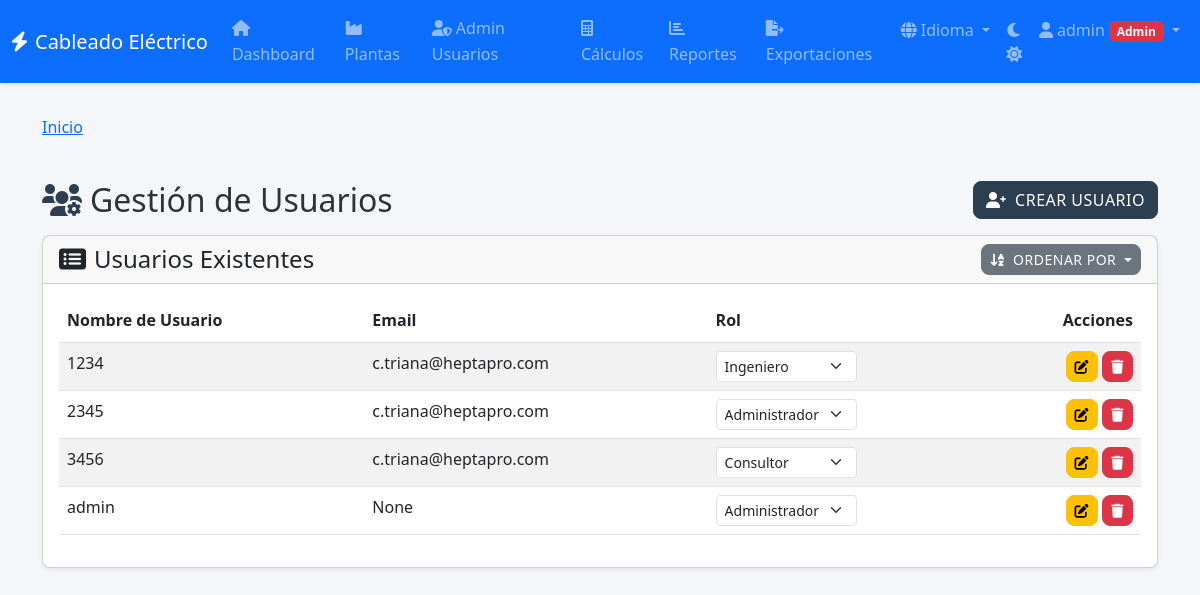
/admin/users (signed in), run on an earlier commit of the app's database.
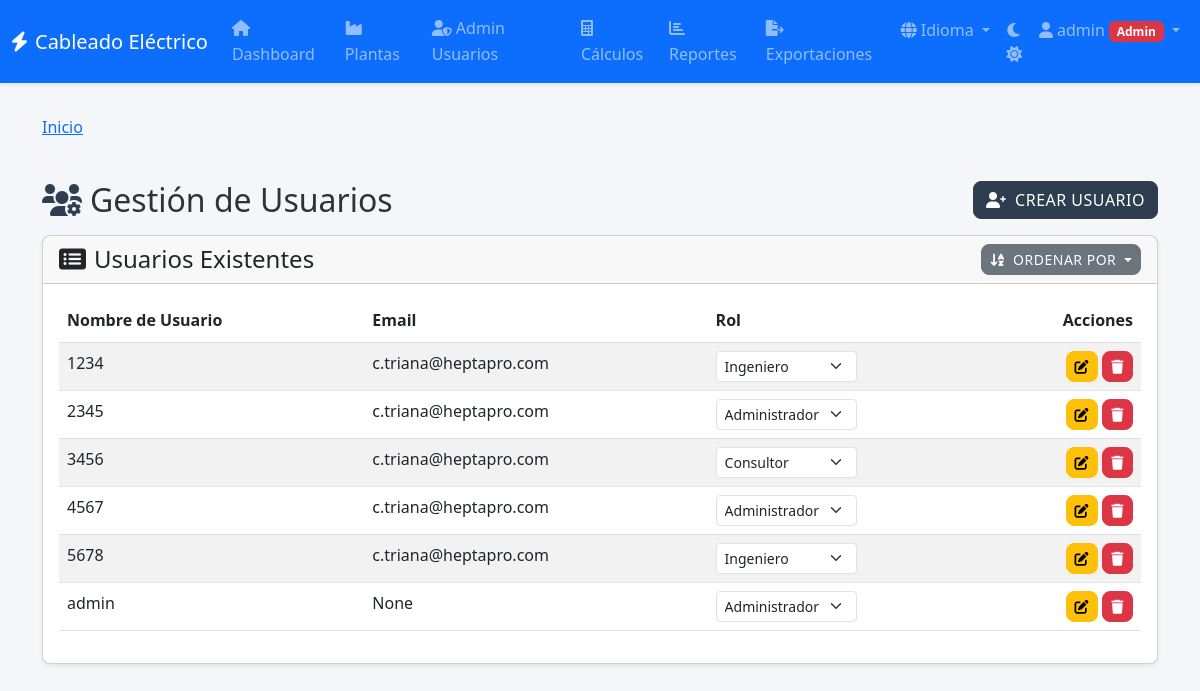
And on a later commit of the database.
### tables this page shows
CREATE TABLE users (
        id INTEGER PRIMARY KEY AUTOINCREMENT,
        username TEXT UNIQUE NOT NULL,
        password TEXT NOT NULL,
        role TEXT NOT NULL CHECK(role IN ('Administrador', 'Ingeniero', 'Consultor'))
    , email TEXT);

### modules/admin.py (the view)
@admin_bp.route('/users', methods=['GET'])
@admin_required
def manage_users():
    sort_by = request.args.get('sort_by', 'username')
    if sort_by not in ['username', 'role', 'email']:
        sort_by = 'username'
    users = g.user_db.execute(f'SELECT id, username, role, email FROM users ORDER BY {sort_by}').fetchall()
    return render_template('admin/users.html', users=users)

### modules/admin.py (called while the page is built)
def admin_required(f):
    @wraps(f)
    def decorated_function(*args, **kwargs):
        if session.get('role') != 'Administrador':
            flash('No tienes permiso para acceder a esta página.', 'danger')
            return redirect(url_for('dashboard'))
        return f(*args, **kwargs)
    return decorated_function

### templates/admin/users.html (shortened to what this page needs)
{% extends "base.html" %}
{% block content %}
<div class="d-flex justify-content-between align-items-center mb-3">
    <h2 class="mb-0"><i class="fas fa-users-cog text-primary me-2"></i>{{ _('Gestión de Usuarios') }}</h2>
    <button class="btn btn-primary" data-bs-toggle="modal" data-bs-target="#createUserModal">
        <i class="fas fa-user-plus me-1"></i> {{ _('Crear Usuario') }}
    </button>
</div>
<div class="card shadow-sm">
    <div class="card-header d-flex justify-content-between align-items-center">
        <h4 class="mb-0"><i class="fas fa-list-alt me-2"></i>{{ _('Usuarios Existentes') }}</h4>
        <div class="dropdown">
            <button class="btn btn-secondary dropdown-toggle btn-sm" type="button" data-bs-toggle="dropdown">
                <i class="fas fa-sort-alpha-down me-1"></i> {{ _('Ordenar por') }}
            </button>
        </div>
    </div>
    <div class="card-body">
        <div class="table-responsive">
            <table class="table table-striped table-hover">
                <thead>
                    <tr>
                        <th>{{ _('Nombre de Usuario') }}</th>
                        <th>{{ _('Email') }}</th>
                        <th>{{ _('Rol') }}</th>
                        <th class="text-end">{{ _('Acciones') }}</th>
                    </tr>
                </thead>
                <tbody>
                    {% for user in users %}
                    <tr>
                        <td>{{ user.username }}</td>
                        <td>{{ user.email }}</td>
                        <td>
                            <form action="{{ url_for('admin.update_user_role', user_id=user.id) }}" method="POST" class="d-inline">
                                <select name="role" class="form-select form-select-sm w-auto d-inline" onchange="this.form.submit()">
                                    <option value="Administrador" {% if user.role == 'Administrador' %}selected{% endif %}>{{ _('Administrador') }}</option>
                                    <option value="Ingeniero" {% if user.role == 'Ingeniero' %}selected{% endif %}>{{ _('Ingeniero') }}</option>
                                    <option value="Consultor" {% if user.role == 'Consultor' %}selected{% endif %}>{{ _('Consultor') }}</option>
                                </select>
                            </form>
                        </td>
                        <td class="text-end">
                            <button class="btn btn-sm btn-warning edit-btn" data-bs-toggle="modal" data-bs-target="#editUserModal"
                                data-id="{{ user.id }}" data-username="{{ user.username }}" data-email="{{ user.email }}">
                                <i class="fas fa-edit"></i>
                            </button>
                            <form action="{{ url_for('admin.delete_user', user_id=user.id) }}" method="POST" class="d-inline delete-form">
                                <button type="submit" class="btn btn-sm btn-danger"><i class="fas fa-trash"></i></button>
                            </form>
                        </td>
                    </tr>
                    {% else %}
                    <tr><td colspan="4" class="text-center">{{ _('No hay usuarios registrados.') }}</td></tr>
                    {% endfor %}
                </tbody>
            </table>
        </div>
    </div>
</div>
{% endblock %}

### templates/base.html (shortened to what this page needs)
<!doctype html>
<html lang="{{ g.locale }}" data-bs-theme="light">
<head>
  <link href="https://cdn.jsdelivr.net/npm/bootstrap@5.3.0/dist/css/bootstrap.min.css" rel="stylesheet">
  <link href="https://cdnjs.cloudflare.com/ajax/libs/font-awesome/6.0.0/css/all.min.css" rel="stylesheet">
  <link href="https://cdn.datatables.net/1.11.5/css/dataTables.bootstrap5.min.css" rel="stylesheet">
  <link rel="stylesheet" href="{{ url_for('static', filename='css/style.css') }}">
</head>
<body>
  <nav class="navbar navbar-expand-lg navbar-dark bg-primary shadow-sm">
    <div class="container-fluid">
      <a class="navbar-brand" href="{{ url_for('dashboard') }}">
        <i class="fas fa-bolt me-2"></i>{{ _('Cableado Eléctrico') }}
      </a>
      <div class="collapse navbar-collapse" id="navbarNav">
        <ul class="navbar-nav me-auto">
          <li class="nav-item">
            <a class="nav-link" href="{{ url_for('dashboard') }}">
              <i class="fas fa-home me-1"></i>{{ _('Dashboard') }}
            </a>
            {% if session.get('role') in ['Administrador', 'Ingeniero'] %}
          <li class="nav-item">
            <a class="nav-link" href="{{ url_for('plants.manage_plants') }}"><i class="fas fa-industry me-1"></i>{{
              _('Plantas') }}
            </a>
          </li>
          {% endif %}
          {% if session.role == 'Administrador' %}
          <li class="nav-item">
            <a class="nav-link" href="{{ url_for('admin.manage_users') }}"><i class="fas fa-user-shield me-1"></i>{{
              _('Admin Usuarios') }}</a>
          </li>
          <li class="nav-item">
            <a class="nav-link" href="#"><i class="fas fa-calculator me-1"></i>{{ _('Cálculos') }}</a>
          </li>
          <li class="nav-item">
            <a class="nav-link" href="#"><i class="fas fa-chart-bar me-1"></i>{{ _('Reportes') }}</a>
          </li>
          <li class="nav-item">
            <a class="nav-link" href="#"><i class="fas fa-file-export me-1"></i>{{ _('Exportaciones') }}</a>
          </li>
          {% endif %}
          </li>
        </ul>
        {% if session.username %}
        <ul class="navbar-nav">
          <li class="nav-item dropdown">
            <a class="nav-link dropdown-toggle" href="#" id="languageMenuButton" data-bs-toggle="dropdown"
              aria-expanded="false">
              <i class="fas fa-globe me-1"></i>{{ _('Idioma') }}
            </a>
          </li>
          <li class="nav-item">
            <button class="btn btn-link nav-link" id="theme-toggle">
              <i class="fas fa-moon theme-icon-dark"></i>
              <i class="fas fa-sun theme-icon-light"></i>
            </button>
          </li>
          <li class="nav-item dropdown">
            <a class="nav-link dropdown-toggle" href="#" data-bs-toggle="dropdown">
              <i class="fas fa-user me-1"></i>{{ session.username }}
              {% if session.role == 'Administrador' %}
              <span class="badge bg-danger">Admin</span>
              {% endif %}
            </a>
          </li>
        </ul>
        {% endif %}
      </div>
    </div>
  </nav>
  <div class="container mt-3">
    <nav aria-label="breadcrumb">
      <ol class="breadcrumb">
        {% block breadcrumb %}
        <li class="breadcrumb-item"><a href="{{ url_for('dashboard') }}">{{ _('Inicio') }}</a></li>
        {% endblock %}
      </ol>
    </nav>
  </div>
  <main class="container my-4">
    {% block content %}{% endblock %}
  </main>
</body>
</html>

### static/css/style.css (style rules this page uses)
:root { --primary-color: #2c3e50; --secondary-color: #3498db; --success-color: #27ae60; --warning-color: #f1c40f; --danger-color: #e74c3c; --light-gray: #f5f6fa; --dark-gray: #2d3436; --border-radius: 0.5rem; --box-shadow: 0 4px 6px rgba(0, 0, 0, 0.1); }
body { font-family: 'Segoe UI', system-ui, -apple-system, sans-serif; line-height: 1.6; color: var(--dark-gray); background-color: var(--light-gray); }
.card { border-radius: var(--border-radius); box-shadow: var(--box-shadow); transition: transform 0.3s ease; }
.btn { border-radius: var(--border-radius); font-weight: 500; text-transform: uppercase; letter-spacing: 0.5px; transition: all 0.3s ease; }
.btn-primary { background-color: var(--primary-color); border-color: var(--primary-color); }
.breadcrumb { background-color: transparent; padding: 1rem 0; }
.text-primary { color: var(--primary-color) !important; }

What changed in the data, as far as the page shows it:
added users: username "4567", email "c.triana@heptapro.com", role "Administrador"
added users: username "5678", email "c.triana@heptapro.com", role "Ingeniero"
